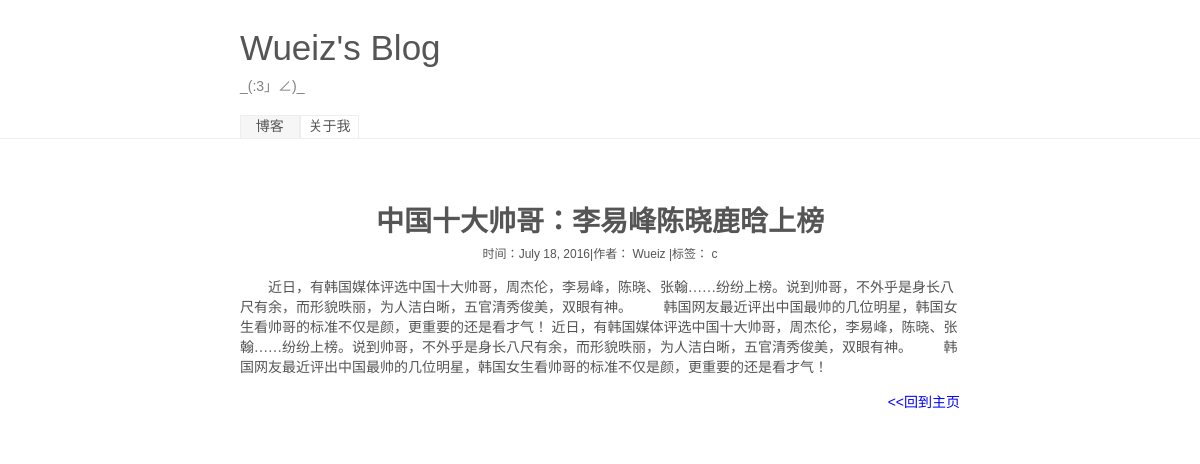
The app's page /article/9 with its own data.
### myblog/models.py (models this page shows, shortened)
class article(models.Model):
    title = models.CharField('标题',max_length=200)
    article_info = models.TextField('简介',max_length=200,null=True)
    content = models.TextField('内容',max_length=10000)
    date = models.DateField('日期')
    author = models.ManyToManyField('author')
    tag = models.ManyToManyField('tag')
    recommond = models.BooleanField('推荐',default=False)
    class Meta:
        verbose_name = '文章'
        verbose_name_plural = verbose_name
        ordering = ['-date']

class author(models.Model):
    name = models.CharField('作者名',max_length=10)
    email = models.EmailField('邮箱')
    class Meta:
        verbose_name = '作者'
        verbose_name_plural = verbose_name

class tag(models.Model):
    name = models.CharField('标签名',max_length=10)
    class Meta:
        verbose_name = '标签'
        verbose_name_plural = verbose_name

### myblog/views.py (the view)
# urls.py: url(r'^article/(?P<art_id>\d+)',get_article,name='article'),
def get_article(requests,art_id):
    art = article.objects.get(id=art_id)
    return render(requests,'show.html',{
        'art_title':art.title,'art_date':art.date,'art_author':art.author.all(),'art_tag':art.tag.all(),'art_content':art.content,
        })

### myblog/templates/show.html (shortened to what this page needs)
<html>
<head>
</head>
{% load staticfiles %}
<link rel="stylesheet" type="text/css" href="{% static "css/show_style.css" %}">
<link rel="stylesheet" type="text/css" href="{% static "css/reset.css" %}">
<body>
	<header class='blog_header'>
		<div class='top_fixed'>
			<p class="blog_name">Wueiz's Blog</p>
			<p class="blog_info">_(:3」∠)_</p>
			<a href="{% url 'index' %}" class='top_button choice' title='我的博客'>博客</a><a href="#" class='top_button ' title='关于我'>关于我</a>
		</div>
	</header>
	<main class='blog_main'>
		<div class="show_place">
			<p class="show_title">{{ art_title }}</p>
			<p class="show_detail">时间：{{ art_date }}|作者：{% for auth in art_author %} {{ auth.name }} {% endfor %}|标签：{% for tag in art_tag %} <a href='/tag/{{ tag.id }}'>{{ tag.name }}</a>{% endfor %}</p>
			<p class="show_content">{{ art_content|safe }}</p>
			<a href="{% url 'index' %}" class="back">&lt&lt回到主页</a>
		</div>
	</main>
</body>
</html>

### myblog/static/css/show_style.css (style rules this page uses)
html,body { width: 100%; height: 100%; }
.blog_header { height: 138px; width: 100%; border-bottom: 1px solid #eee; }
.top_fixed { width: 80%; margin-left:20%; height: 110px; padding-top: 28px; }
.blog_name { font-size: 2.5em; font-weight: blod; margin-bottom: 7px; }
.blog_info { color:gray; margin-bottom: 20px; }
.top_button { display: inline-block; height: 20%; line-height: 1.5; width: 6%; text-align: center; margin: 0; border:1px solid #eee; text-decoration: none; }
.choice { background-color: #F6F6F6; }
.blog_main { width: 100%; height: 80%; }
.show_place { width: 60%; background-color: white; padding: 5% 20% 5% 20%; }
.show_title { font-size: 28px; font-weight: 800; text-align: center; }
.show_detail { font-size: 12px; text-align: center; margin-top: 5px; }
.show_content { margin-top: 15px; text-indent: 2em; font-family: "Droid Serif",Georgia,"Times New Roman",STHeiti,serif; }
.back { display: block; color:blue; float: right; margin-top: 15px; }

### records on screen
article: title "中国十大帅哥：李易峰陈晓鹿晗上榜", date "July 18, 2016", content "近日，有韩国媒体评选中国十大帅哥，周杰伦，李易峰，陈晓、张翰……纷纷上榜。说到帅哥，不外乎是身长八尺有余，而形貌昳丽，为人洁白晰，五官清秀俊美，双眼有神。 韩国网友最近评出中国最帅的几位明星，韩国女生看帅哥的标准不仅是颜，更重要的还是看才气！ 近日，有韩国媒体评选中国十大帅哥，周杰伦，李易峰，陈晓、张翰……纷纷上榜。说到帅哥，不外乎是身长八尺有余，而形貌昳丽，为人洁白晰，五官清秀俊美，双眼有神。 韩国网友最近评出中国最帅的几位明星，韩国女生看帅哥的标准不仅是颜，更重要的还是看才气！"
author: name "Wueiz"
tag: name "c"
